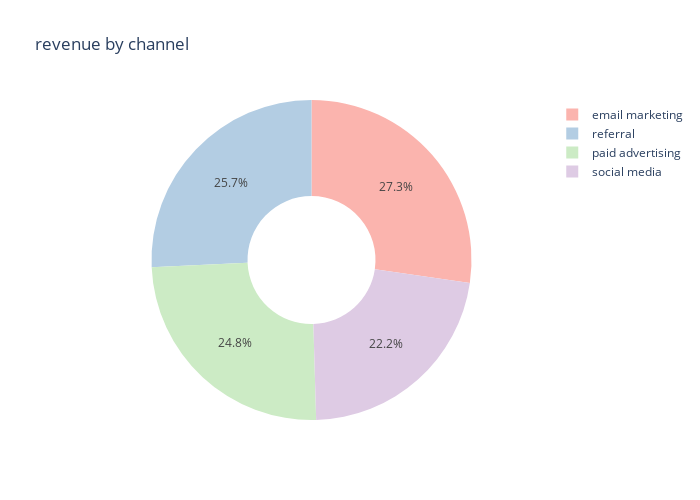

Notebook code for this chart:
### Markdown cell above
#### (a) doughnout chart

### Code cell
fig5= px.pie(revenue_by_channel, 
             names= 'channel',
             values= 'revenue',
             title= 'revenue by channel',
             hole= 0.4,
             color_discrete_sequence= px.colors.qualitative.Pastel1
            )
fig5.update_layout(width=700, height=500)
fig5.show()

### Figure 1 — Plotly figure (JSON) as saved in the notebook; plotly's stock layout.template omitted (floating-point values rounded to 4 significant figures)
{"data": [{"domain": {"x": [0, 1], "y": [0, 1]}, "hole": 0.4, "hovertemplate": "channel=%{label}<br>revenue=%{value}<extra></extra>", "labels": ["email marketing", "paid advertising", "referral", "social media"], "legendgroup": "", "name": "", "showlegend": true, "type": "pie", "values": [604706, 548396, 569552, 492667]}], "layout": {"height": 500, "legend": {"tracegroupgap": 0}, "piecolorway": ["rgb(251,180,174)", "rgb(179,205,227)", "rgb(204,235,197)", "rgb(222,203,228)", "rgb(254,217,166)", "rgb(255,255,204)", "rgb(229,216,189)", "rgb(253,218,236)", "rgb(242,242,242)"], "title": {"text": "revenue by channel"}, "width": 700}}
